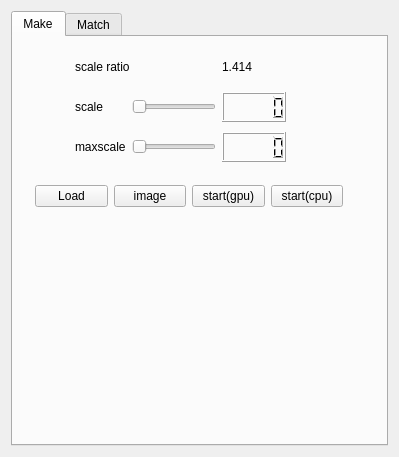
<?xml version="1.0" encoding="UTF-8"?>
<ui version="4.0">
 <class>FastGMatchAppClass</class>
 <widget class="QMainWindow" name="FastGMatchAppClass">
  <property name="geometry">
   <rect>
    <x>0</x>
    <y>0</y>
    <width>399</width>
    <height>457</height>
   </rect>
  </property>
  <property name="sizePolicy">
   <sizepolicy hsizetype="Fixed" vsizetype="Preferred">
    <horstretch>200</horstretch>
    <verstretch>0</verstretch>
   </sizepolicy>
  </property>
  <property name="windowTitle">
   <string>FastGMatchApp</string>
  </property>
  <widget class="QWidget" name="centralWidget">
   <layout class="QVBoxLayout" name="verticalLayout">
    <item>
     <widget class="QTabWidget" name="tabWidget">
      <property name="currentIndex">
       <number>0</number>
      </property>
      <widget class="QWidget" name="tab">
       <property name="sizePolicy">
        <sizepolicy hsizetype="Preferred" vsizetype="Preferred">
         <horstretch>0</horstretch>
         <verstretch>0</verstretch>
        </sizepolicy>
       </property>
       <attribute name="title">
        <string>Make</string>
       </attribute>
       <layout class="QVBoxLayout" name="verticalLayout_3">
        <item>
         <widget class="QWidget" name="widget_2" native="true">
          <property name="sizePolicy">
           <sizepolicy hsizetype="Fixed" vsizetype="Preferred">
            <horstretch>0</horstretch>
            <verstretch>0</verstretch>
           </sizepolicy>
          </property>
          <property name="minimumSize">
           <size>
            <width>0</width>
            <height>120</height>
           </size>
          </property>
          <property name="maximumSize">
           <size>
            <width>16777215</width>
            <height>120</height>
           </size>
          </property>
          <layout class="QGridLayout" name="gridLayout_2">
           <property name="leftMargin">
            <number>11</number>
           </property>
           <property name="topMargin">
            <number>0</number>
           </property>
           <property name="bottomMargin">
            <number>0</number>
           </property>
           <item row="1" column="2">
            <widget class="QLabel" name="label_3">
             <property name="text">
              <string>scale</string>
             </property>
            </widget>
           </item>
           <item row="1" column="7">
            <spacer name="horizontalSpacer_5">
             <property name="orientation">
              <enum>Qt::Horizontal</enum>
             </property>
             <property name="sizeHint" stdset="0">
              <size>
               <width>40</width>
               <height>20</height>
              </size>
             </property>
            </spacer>
           </item>
           <item row="1" column="3">
            <widget class="QSlider" name="scaleSliderMake">
             <property name="minimum">
              <number>30</number>
             </property>
             <property name="maximum">
              <number>160</number>
             </property>
             <property name="orientation">
              <enum>Qt::Horizontal</enum>
             </property>
            </widget>
           </item>
           <item row="2" column="3">
            <widget class="QSlider" name="maxscaleSliderMake">
             <property name="minimum">
              <number>31</number>
             </property>
             <property name="maximum">
              <number>161</number>
             </property>
             <property name="orientation">
              <enum>Qt::Horizontal</enum>
             </property>
            </widget>
           </item>
           <item row="2" column="2">
            <widget class="QLabel" name="label_4">
             <property name="text">
              <string>maxscale</string>
             </property>
            </widget>
           </item>
           <item row="2" column="0">
            <spacer name="horizontalSpacer_7">
             <property name="orientation">
              <enum>Qt::Horizontal</enum>
             </property>
             <property name="sizeHint" stdset="0">
              <size>
               <width>40</width>
               <height>20</height>
              </size>
             </property>
            </spacer>
           </item>
           <item row="1" column="0">
            <spacer name="horizontalSpacer_6">
             <property name="orientation">
              <enum>Qt::Horizontal</enum>
             </property>
             <property name="sizeHint" stdset="0">
              <size>
               <width>40</width>
               <height>20</height>
              </size>
             </property>
            </spacer>
           </item>
           <item row="1" column="6">
            <widget class="QLCDNumber" name="scaleLcdMake">
             <property name="sizePolicy">
              <sizepolicy hsizetype="Minimum" vsizetype="Preferred">
               <horstretch>0</horstretch>
               <verstretch>0</verstretch>
              </sizepolicy>
             </property>
             <property name="minimumSize">
              <size>
               <width>0</width>
               <height>30</height>
              </size>
             </property>
             <property name="maximumSize">
              <size>
               <width>16777215</width>
               <height>30</height>
              </size>
             </property>
            </widget>
           </item>
           <item row="2" column="7">
            <spacer name="horizontalSpacer_8">
             <property name="orientation">
              <enum>Qt::Horizontal</enum>
             </property>
             <property name="sizeHint" stdset="0">
              <size>
               <width>40</width>
               <height>20</height>
              </size>
             </property>
            </spacer>
           </item>
           <item row="2" column="6">
            <widget class="QLCDNumber" name="maxscaleLcdMake">
             <property name="sizePolicy">
              <sizepolicy hsizetype="Minimum" vsizetype="Preferred">
               <horstretch>0</horstretch>
               <verstretch>0</verstretch>
              </sizepolicy>
             </property>
             <property name="minimumSize">
              <size>
               <width>0</width>
               <height>30</height>
              </size>
             </property>
             <property name="maximumSize">
              <size>
               <width>16777215</width>
               <height>30</height>
              </size>
             </property>
            </widget>
           </item>
           <item row="0" column="6" colspan="2">
            <widget class="QLabel" name="label_6">
             <property name="text">
              <string>1.414</string>
             </property>
            </widget>
           </item>
           <item row="0" column="2" colspan="2">
            <widget class="QLabel" name="label_5">
             <property name="minimumSize">
              <size>
               <width>0</width>
               <height>30</height>
              </size>
             </property>
             <property name="maximumSize">
              <size>
               <width>16777215</width>
               <height>30</height>
              </size>
             </property>
             <property name="text">
              <string>scale ratio</string>
             </property>
            </widget>
           </item>
          </layout>
         </widget>
        </item>
        <item>
         <widget class="QWidget" name="widget_4" native="true">
          <property name="sizePolicy">
           <sizepolicy hsizetype="Preferred" vsizetype="Fixed">
            <horstretch>200</horstretch>
            <verstretch>0</verstretch>
           </sizepolicy>
          </property>
          <property name="minimumSize">
           <size>
            <width>330</width>
            <height>0</height>
           </size>
          </property>
          <property name="maximumSize">
           <size>
            <width>330</width>
            <height>16777215</height>
           </size>
          </property>
          <layout class="QHBoxLayout" name="horizontalLayout_4">
           <item>
            <widget class="QPushButton" name="loadImageMake">
             <property name="text">
              <string>Load</string>
             </property>
            </widget>
           </item>
           <item>
            <widget class="QPushButton" name="imageButton">
             <property name="text">
              <string>image</string>
             </property>
            </widget>
           </item>
           <item>
            <widget class="QPushButton" name="gpuMakeStartButton">
             <property name="text">
              <string>start(gpu)</string>
             </property>
            </widget>
           </item>
           <item>
            <widget class="QPushButton" name="cpuStartButton_2">
             <property name="text">
              <string>start(cpu)</string>
             </property>
            </widget>
           </item>
          </layout>
         </widget>
        </item>
        <item>
         <widget class="QLabel" name="imageLabelMake">
          <property name="sizePolicy">
           <sizepolicy hsizetype="Minimum" vsizetype="Minimum">
            <horstretch>0</horstretch>
            <verstretch>0</verstretch>
           </sizepolicy>
          </property>
          <property name="minimumSize">
           <size>
            <width>200</width>
            <height>200</height>
           </size>
          </property>
          <property name="text">
           <string/>
          </property>
         </widget>
        </item>
       </layout>
      </widget>
      <widget class="QWidget" name="tab_2">
       <property name="sizePolicy">
        <sizepolicy hsizetype="Fixed" vsizetype="Preferred">
         <horstretch>0</horstretch>
         <verstretch>0</verstretch>
        </sizepolicy>
       </property>
       <property name="minimumSize">
        <size>
         <width>0</width>
         <height>120</height>
        </size>
       </property>
       <attribute name="title">
        <string>Match</string>
       </attribute>
       <layout class="QVBoxLayout" name="verticalLayout_2">
        <item>
         <widget class="QWidget" name="widget" native="true">
          <property name="sizePolicy">
           <sizepolicy hsizetype="Fixed" vsizetype="Fixed">
            <horstretch>0</horstretch>
            <verstretch>0</verstretch>
           </sizepolicy>
          </property>
          <property name="minimumSize">
           <size>
            <width>0</width>
            <height>120</height>
           </size>
          </property>
          <property name="maximumSize">
           <size>
            <width>16777215</width>
            <height>120</height>
           </size>
          </property>
          <layout class="QGridLayout" name="gridLayout" rowminimumheight="30,30,0">
           <property name="leftMargin">
            <number>11</number>
           </property>
           <property name="topMargin">
            <number>0</number>
           </property>
           <property name="bottomMargin">
            <number>0</number>
           </property>
           <item row="1" column="6">
            <spacer name="horizontalSpacer_2">
             <property name="orientation">
              <enum>Qt::Horizontal</enum>
             </property>
             <property name="sizeHint" stdset="0">
              <size>
               <width>40</width>
               <height>20</height>
              </size>
             </property>
            </spacer>
           </item>
           <item row="1" column="4">
            <widget class="QLCDNumber" name="scaleLcdMatch">
             <property name="sizePolicy">
              <sizepolicy hsizetype="Minimum" vsizetype="Preferred">
               <horstretch>0</horstretch>
               <verstretch>0</verstretch>
              </sizepolicy>
             </property>
             <property name="minimumSize">
              <size>
               <width>0</width>
               <height>30</height>
              </size>
             </property>
             <property name="maximumSize">
              <size>
               <width>16777215</width>
               <height>30</height>
              </size>
             </property>
            </widget>
           </item>
           <item row="1" column="3">
            <widget class="QSlider" name="scaleSliderMatch">
             <property name="minimum">
              <number>30</number>
             </property>
             <property name="maximum">
              <number>160</number>
             </property>
             <property name="orientation">
              <enum>Qt::Horizontal</enum>
             </property>
            </widget>
           </item>
           <item row="2" column="0">
            <spacer name="horizontalSpacer">
             <property name="orientation">
              <enum>Qt::Horizontal</enum>
             </property>
             <property name="sizeHint" stdset="0">
              <size>
               <width>40</width>
               <height>20</height>
              </size>
             </property>
            </spacer>
           </item>
           <item row="1" column="2">
            <widget class="QLabel" name="label">
             <property name="text">
              <string>scale</string>
             </property>
            </widget>
           </item>
           <item row="2" column="6">
            <spacer name="horizontalSpacer_4">
             <property name="orientation">
              <enum>Qt::Horizontal</enum>
             </property>
             <property name="sizeHint" stdset="0">
              <size>
               <width>40</width>
               <height>20</height>
              </size>
             </property>
            </spacer>
           </item>
           <item row="2" column="4">
            <widget class="QLCDNumber" name="maxscaleLcdMatch">
             <property name="sizePolicy">
              <sizepolicy hsizetype="Minimum" vsizetype="Preferred">
               <horstretch>0</horstretch>
               <verstretch>0</verstretch>
              </sizepolicy>
             </property>
             <property name="minimumSize">
              <size>
               <width>0</width>
               <height>30</height>
              </size>
             </property>
             <property name="maximumSize">
              <size>
               <width>16777215</width>
               <height>30</height>
              </size>
             </property>
            </widget>
           </item>
           <item row="2" column="3">
            <widget class="QSlider" name="maxscaleSliderMatch">
             <property name="minimum">
              <number>31</number>
             </property>
             <property name="maximum">
              <number>161</number>
             </property>
             <property name="orientation">
              <enum>Qt::Horizontal</enum>
             </property>
            </widget>
           </item>
           <item row="2" column="2">
            <widget class="QLabel" name="label_2">
             <property name="text">
              <string>maxscale</string>
             </property>
            </widget>
           </item>
           <item row="1" column="0">
            <spacer name="horizontalSpacer_3">
             <property name="orientation">
              <enum>Qt::Horizontal</enum>
             </property>
             <property name="sizeHint" stdset="0">
              <size>
               <width>40</width>
               <height>20</height>
              </size>
             </property>
            </spacer>
           </item>
           <item row="0" column="4" colspan="3">
            <widget class="QLabel" name="label_8">
             <property name="text">
              <string>2.0</string>
             </property>
            </widget>
           </item>
           <item row="0" column="2" colspan="2">
            <widget class="QLabel" name="label_7">
             <property name="minimumSize">
              <size>
               <width>0</width>
               <height>30</height>
              </size>
             </property>
             <property name="maximumSize">
              <size>
               <width>16777215</width>
               <height>30</height>
              </size>
             </property>
             <property name="text">
              <string>scale ratio</string>
             </property>
            </widget>
           </item>
          </layout>
         </widget>
        </item>
        <item>
         <widget class="QWidget" name="widget_3" native="true">
          <property name="sizePolicy">
           <sizepolicy hsizetype="Preferred" vsizetype="Fixed">
            <horstretch>0</horstretch>
            <verstretch>0</verstretch>
           </sizepolicy>
          </property>
          <property name="minimumSize">
           <size>
            <width>330</width>
            <height>0</height>
           </size>
          </property>
          <property name="maximumSize">
           <size>
            <width>330</width>
            <height>16777215</height>
           </size>
          </property>
          <layout class="QHBoxLayout" name="horizontalLayout_3">
           <item>
            <widget class="QPushButton" name="gpuStartButton">
             <property name="text">
              <string>start(gpu)</string>
             </property>
            </widget>
           </item>
           <item>
            <widget class="QPushButton" name="cpuStartButton">
             <property name="text">
              <string>start(cpu)</string>
             </property>
            </widget>
           </item>
          </layout>
         </widget>
        </item>
        <item>
         <widget class="QWidget" name="imageWidgetMatch" native="true"/>
        </item>
       </layout>
      </widget>
     </widget>
    </item>
   </layout>
  </widget>
 </widget>
 <layoutdefault spacing="6" margin="11"/>
 <resources>
  <include location="FastGMatchApp.qrc"/>
 </resources>
 <connections/>
</ui>
